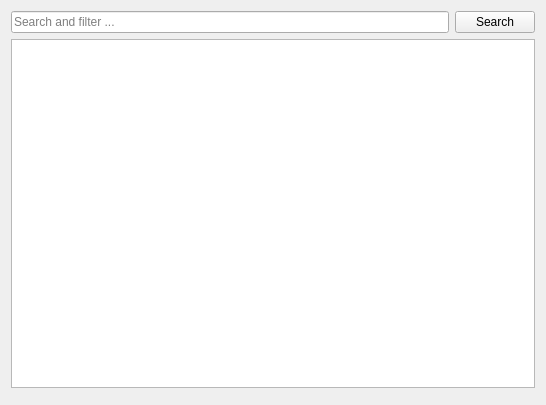
<?xml version="1.0" encoding="UTF-8"?>
<ui version="4.0">
 <class>TechnicPage</class>
 <widget class="QWidget" name="TechnicPage">
  <property name="geometry">
   <rect>
    <x>0</x>
    <y>0</y>
    <width>546</width>
    <height>405</height>
   </rect>
  </property>
  <layout class="QVBoxLayout" name="verticalLayout">
   <item>
    <widget class="QWidget" name="widget" native="true">
     <layout class="QHBoxLayout" name="horizontalLayout">
      <property name="leftMargin">
       <number>0</number>
      </property>
      <property name="topMargin">
       <number>0</number>
      </property>
      <property name="rightMargin">
       <number>0</number>
      </property>
      <property name="bottomMargin">
       <number>0</number>
      </property>
      <item>
       <widget class="QLineEdit" name="searchEdit">
        <property name="placeholderText">
         <string>Search and filter ...</string>
        </property>
       </widget>
      </item>
      <item>
       <widget class="QPushButton" name="searchButton">
        <property name="text">
         <string>Search</string>
        </property>
       </widget>
      </item>
     </layout>
    </widget>
   </item>
   <item>
    <widget class="QListView" name="packView">
     <property name="horizontalScrollBarPolicy">
      <enum>Qt::ScrollBarAlwaysOff</enum>
     </property>
     <property name="alternatingRowColors">
      <bool>true</bool>
     </property>
     <property name="iconSize">
      <size>
       <width>48</width>
       <height>48</height>
      </size>
     </property>
    </widget>
   </item>
   <item>
    <widget class="MCModInfoFrame" name="frame">
     <property name="sizePolicy">
      <sizepolicy hsizetype="Preferred" vsizetype="Minimum">
       <horstretch>0</horstretch>
       <verstretch>0</verstretch>
      </sizepolicy>
     </property>
     <property name="frameShape">
      <enum>QFrame::StyledPanel</enum>
     </property>
     <property name="frameShadow">
      <enum>QFrame::Raised</enum>
     </property>
    </widget>
   </item>
  </layout>
 </widget>
 <customwidgets>
  <customwidget>
   <class>MCModInfoFrame</class>
   <extends>QFrame</extends>
   <header>widgets/MCModInfoFrame.h</header>
   <container>1</container>
  </customwidget>
 </customwidgets>
 <tabstops>
  <tabstop>searchEdit</tabstop>
  <tabstop>searchButton</tabstop>
  <tabstop>packView</tabstop>
 </tabstops>
 <resources/>
 <connections/>
</ui>
